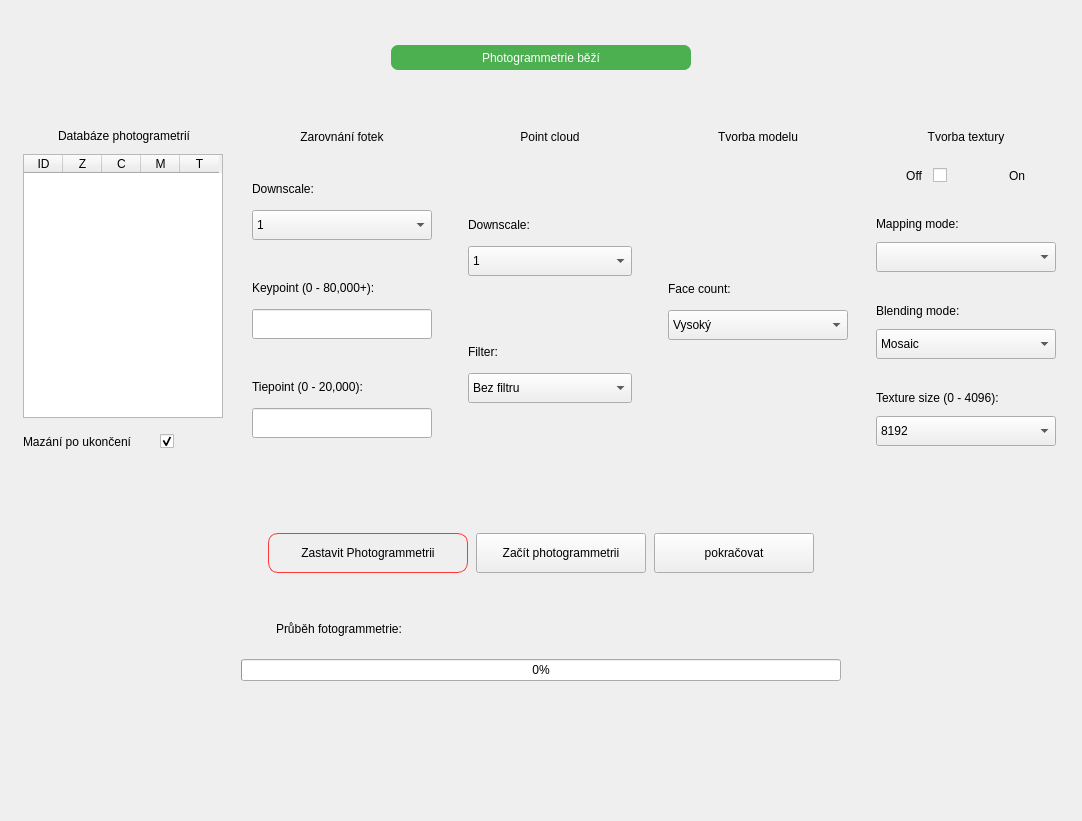
<?xml version="1.0" encoding="UTF-8"?>
<ui version="4.0">
 <class>Form</class>
 <widget class="QWidget" name="Form">
  <property name="geometry">
   <rect>
    <x>0</x>
    <y>0</y>
    <width>1082</width>
    <height>821</height>
   </rect>
  </property>
  <property name="windowTitle">
   <string>Form</string>
  </property>
  <property name="styleSheet">
   <string notr="true">QWidget{
background-color: rgb(250, 250, 250);
border-radius: 3px;
font: 11pt \&quot;Yu Gothic UI\&quot;;
}

QLineEdit {
	border: 1px solid rgb(180, 180, 180);
	border-radius: 5px;
	
}
QLineEdit:focus {
    border: 1px solid #4CAF50;
}
QPushButton {
    border-radius: 10px;
    border: 1px solid #4CAF50;
}

QPushButton:hover {
    background-color: rgb(230, 230, 230);
}

QPushButton:pressed {
    background-color: #729D1F;
}

#widget_2, #widget_3,#widget_7, #widget_13, #widget_14, #widget_15, #widget_16,  #tableWidget{
	border: 1px solid #ccc;
}

#widget_165{
background-color: #ccc;
}</string>
  </property>
  <layout class="QVBoxLayout" name="verticalLayout">
   <item>
    <widget class="QWidget" name="widget_9" native="true">
     <property name="maximumSize">
      <size>
       <width>16777215</width>
       <height>70</height>
      </size>
     </property>
     <property name="styleSheet">
      <string notr="true">QLabel {
    background-color: #4CAF50;
    border-radius: 7px;
    color: white; /* Optional: makes the text readable on red */
}
</string>
     </property>
     <layout class="QHBoxLayout" name="horizontalLayout_9">
      <item>
       <widget class="QLabel" name="photogrammetry_running_lbl">
        <property name="maximumSize">
         <size>
          <width>300</width>
          <height>25</height>
         </size>
        </property>
        <property name="text">
         <string>Photogrammetrie běží</string>
        </property>
        <property name="alignment">
         <set>Qt::AlignmentFlag::AlignCenter</set>
        </property>
       </widget>
      </item>
     </layout>
    </widget>
   </item>
   <item>
    <widget class="QWidget" name="widget_3" native="true">
     <property name="maximumSize">
      <size>
       <width>16777215</width>
       <height>360</height>
      </size>
     </property>
     <layout class="QHBoxLayout" name="horizontalLayout_4">
      <property name="leftMargin">
       <number>3</number>
      </property>
      <property name="topMargin">
       <number>3</number>
      </property>
      <property name="rightMargin">
       <number>3</number>
      </property>
      <property name="bottomMargin">
       <number>3</number>
      </property>
      <item>
       <widget class="QWidget" name="widget_7" native="true">
        <property name="maximumSize">
         <size>
          <width>220</width>
          <height>16777215</height>
         </size>
        </property>
        <layout class="QVBoxLayout" name="verticalLayout_3">
         <item>
          <widget class="QLabel" name="label_2">
           <property name="maximumSize">
            <size>
             <width>16777215</width>
             <height>25</height>
            </size>
           </property>
           <property name="text">
            <string>Databáze photogrametrií</string>
           </property>
           <property name="alignment">
            <set>Qt::AlignmentFlag::AlignCenter</set>
           </property>
          </widget>
         </item>
         <item>
          <widget class="QTableWidget" name="tableWidget">
           <property name="sizePolicy">
            <sizepolicy hsizetype="Preferred" vsizetype="Preferred">
             <horstretch>0</horstretch>
             <verstretch>0</verstretch>
            </sizepolicy>
           </property>
           <property name="maximumSize">
            <size>
             <width>200</width>
             <height>16777215</height>
            </size>
           </property>
           <attribute name="horizontalHeaderDefaultSectionSize">
            <number>39</number>
           </attribute>
           <column>
            <property name="text">
             <string>ID</string>
            </property>
           </column>
           <column>
            <property name="text">
             <string>Z</string>
            </property>
           </column>
           <column>
            <property name="text">
             <string>C</string>
            </property>
           </column>
           <column>
            <property name="text">
             <string>M</string>
            </property>
           </column>
           <column>
            <property name="text">
             <string>T</string>
            </property>
           </column>
          </widget>
         </item>
         <item>
          <widget class="QWidget" name="widget_1" native="true">
           <property name="minimumSize">
            <size>
             <width>0</width>
             <height>30</height>
            </size>
           </property>
           <property name="maximumSize">
            <size>
             <width>16777215</width>
             <height>35</height>
            </size>
           </property>
           <layout class="QHBoxLayout" name="horizontalLayout_5">
            <property name="leftMargin">
             <number>0</number>
            </property>
            <property name="topMargin">
             <number>0</number>
            </property>
            <property name="rightMargin">
             <number>0</number>
            </property>
            <property name="bottomMargin">
             <number>0</number>
            </property>
            <item>
             <widget class="QLabel" name="label_18">
              <property name="text">
               <string>Mazání po ukončení</string>
              </property>
             </widget>
            </item>
            <item>
             <widget class="AnimatedToggle" name="delete_files_chb">
              <property name="maximumSize">
               <size>
                <width>65</width>
                <height>16777215</height>
               </size>
              </property>
              <property name="text">
               <string/>
              </property>
              <property name="checked">
               <bool>true</bool>
              </property>
             </widget>
            </item>
           </layout>
          </widget>
         </item>
        </layout>
       </widget>
      </item>
      <item>
       <widget class="QWidget" name="widget_11" native="true">
        <layout class="QHBoxLayout" name="horizontalLayout_6">
         <property name="leftMargin">
          <number>1</number>
         </property>
         <property name="topMargin">
          <number>1</number>
         </property>
         <property name="rightMargin">
          <number>1</number>
         </property>
         <property name="bottomMargin">
          <number>1</number>
         </property>
         <item>
          <widget class="QWidget" name="widget_13" native="true">
           <layout class="QVBoxLayout" name="verticalLayout_4">
            <property name="leftMargin">
             <number>1</number>
            </property>
            <property name="rightMargin">
             <number>1</number>
            </property>
            <item>
             <widget class="QLabel" name="label_3">
              <property name="sizePolicy">
               <sizepolicy hsizetype="Preferred" vsizetype="Preferred">
                <horstretch>0</horstretch>
                <verstretch>0</verstretch>
               </sizepolicy>
              </property>
              <property name="maximumSize">
               <size>
                <width>16777215</width>
                <height>25</height>
               </size>
              </property>
              <property name="text">
               <string>Zarovnání fotek</string>
              </property>
              <property name="alignment">
               <set>Qt::AlignmentFlag::AlignCenter</set>
              </property>
             </widget>
            </item>
            <item>
             <widget class="QWidget" name="widget_10" native="true">
              <property name="sizePolicy">
               <sizepolicy hsizetype="Preferred" vsizetype="Preferred">
                <horstretch>0</horstretch>
                <verstretch>0</verstretch>
               </sizepolicy>
              </property>
              <layout class="QVBoxLayout" name="verticalLayout_9">
               <property name="leftMargin">
                <number>1</number>
               </property>
               <property name="topMargin">
                <number>1</number>
               </property>
               <property name="rightMargin">
                <number>1</number>
               </property>
               <property name="bottomMargin">
                <number>1</number>
               </property>
               <item>
                <widget class="QWidget" name="widget_21" native="true">
                 <property name="maximumSize">
                  <size>
                   <width>16777215</width>
                   <height>85</height>
                  </size>
                 </property>
                 <layout class="QVBoxLayout" name="verticalLayout_12">
                  <item>
                   <widget class="QLabel" name="label_9">
                    <property name="text">
                     <string>Downscale:</string>
                    </property>
                   </widget>
                  </item>
                  <item>
                   <widget class="QComboBox" name="alignment_downscale_cb">
                    <property name="maximumSize">
                     <size>
                      <width>16777215</width>
                      <height>30</height>
                     </size>
                    </property>
                    <item>
                     <property name="text">
                      <string>1</string>
                     </property>
                    </item>
                    <item>
                     <property name="text">
                      <string>2</string>
                     </property>
                    </item>
                    <item>
                     <property name="text">
                      <string>3</string>
                     </property>
                    </item>
                    <item>
                     <property name="text">
                      <string>4</string>
                     </property>
                    </item>
                   </widget>
                  </item>
                 </layout>
                </widget>
               </item>
               <item>
                <widget class="QWidget" name="widget_22" native="true">
                 <property name="maximumSize">
                  <size>
                   <width>16777215</width>
                   <height>85</height>
                  </size>
                 </property>
                 <layout class="QVBoxLayout" name="verticalLayout_13">
                  <item>
                   <widget class="QLabel" name="label_10">
                    <property name="text">
                     <string>Keypoint (0 - 80,000+):</string>
                    </property>
                   </widget>
                  </item>
                  <item>
                   <widget class="QLineEdit" name="keypoint_le">
                    <property name="sizePolicy">
                     <sizepolicy hsizetype="Preferred" vsizetype="Fixed">
                      <horstretch>0</horstretch>
                      <verstretch>0</verstretch>
                     </sizepolicy>
                    </property>
                    <property name="minimumSize">
                     <size>
                      <width>0</width>
                      <height>30</height>
                     </size>
                    </property>
                   </widget>
                  </item>
                 </layout>
                </widget>
               </item>
               <item>
                <widget class="QWidget" name="widget_23" native="true">
                 <property name="maximumSize">
                  <size>
                   <width>16777215</width>
                   <height>85</height>
                  </size>
                 </property>
                 <layout class="QVBoxLayout" name="verticalLayout_14">
                  <item>
                   <widget class="QLabel" name="label_11">
                    <property name="text">
                     <string>Tiepoint (0 - 20,000):</string>
                    </property>
                   </widget>
                  </item>
                  <item>
                   <widget class="QLineEdit" name="tiepoint_le">
                    <property name="sizePolicy">
                     <sizepolicy hsizetype="Preferred" vsizetype="Fixed">
                      <horstretch>0</horstretch>
                      <verstretch>0</verstretch>
                     </sizepolicy>
                    </property>
                    <property name="maximumSize">
                     <size>
                      <width>16777215</width>
                      <height>30</height>
                     </size>
                    </property>
                   </widget>
                  </item>
                 </layout>
                </widget>
               </item>
              </layout>
             </widget>
            </item>
           </layout>
          </widget>
         </item>
         <item>
          <widget class="QWidget" name="widget_14" native="true">
           <layout class="QVBoxLayout" name="verticalLayout_5">
            <property name="leftMargin">
             <number>1</number>
            </property>
            <property name="rightMargin">
             <number>1</number>
            </property>
            <item>
             <widget class="QLabel" name="label_4">
              <property name="maximumSize">
               <size>
                <width>16777215</width>
                <height>25</height>
               </size>
              </property>
              <property name="text">
               <string>Point cloud</string>
              </property>
              <property name="alignment">
               <set>Qt::AlignmentFlag::AlignCenter</set>
              </property>
             </widget>
            </item>
            <item>
             <widget class="QWidget" name="widget_17" native="true">
              <layout class="QVBoxLayout" name="verticalLayout_10">
               <item>
                <widget class="QWidget" name="widget_24" native="true">
                 <property name="maximumSize">
                  <size>
                   <width>16777215</width>
                   <height>85</height>
                  </size>
                 </property>
                 <layout class="QVBoxLayout" name="verticalLayout_15">
                  <item>
                   <widget class="QLabel" name="label_12">
                    <property name="text">
                     <string>Downscale:</string>
                    </property>
                   </widget>
                  </item>
                  <item>
                   <widget class="QComboBox" name="cloud_downscale_cb">
                    <property name="maximumSize">
                     <size>
                      <width>16777215</width>
                      <height>30</height>
                     </size>
                    </property>
                    <item>
                     <property name="text">
                      <string>1</string>
                     </property>
                    </item>
                    <item>
                     <property name="text">
                      <string>2</string>
                     </property>
                    </item>
                    <item>
                     <property name="text">
                      <string>3</string>
                     </property>
                    </item>
                    <item>
                     <property name="text">
                      <string>4</string>
                     </property>
                    </item>
                    <item>
                     <property name="text">
                      <string>5</string>
                     </property>
                    </item>
                    <item>
                     <property name="text">
                      <string>6</string>
                     </property>
                    </item>
                    <item>
                     <property name="text">
                      <string>7</string>
                     </property>
                    </item>
                    <item>
                     <property name="text">
                      <string>8</string>
                     </property>
                    </item>
                   </widget>
                  </item>
                 </layout>
                </widget>
               </item>
               <item>
                <widget class="QWidget" name="widget_25" native="true">
                 <property name="maximumSize">
                  <size>
                   <width>16777215</width>
                   <height>85</height>
                  </size>
                 </property>
                 <layout class="QVBoxLayout" name="verticalLayout_16">
                  <item>
                   <widget class="QLabel" name="label_13">
                    <property name="text">
                     <string>Filter:</string>
                    </property>
                   </widget>
                  </item>
                  <item>
                   <widget class="QComboBox" name="filter_cb">
                    <property name="maximumSize">
                     <size>
                      <width>16777215</width>
                      <height>30</height>
                     </size>
                    </property>
                    <item>
                     <property name="text">
                      <string>Bez filtru</string>
                     </property>
                    </item>
                    <item>
                     <property name="text">
                      <string>Střední filtr</string>
                     </property>
                    </item>
                    <item>
                     <property name="text">
                      <string>Agresivní filtr</string>
                     </property>
                    </item>
                   </widget>
                  </item>
                 </layout>
                </widget>
               </item>
              </layout>
             </widget>
            </item>
           </layout>
          </widget>
         </item>
         <item>
          <widget class="QWidget" name="widget_15" native="true">
           <layout class="QVBoxLayout" name="verticalLayout_6">
            <property name="leftMargin">
             <number>1</number>
            </property>
            <property name="rightMargin">
             <number>1</number>
            </property>
            <item>
             <widget class="QLabel" name="label_5">
              <property name="maximumSize">
               <size>
                <width>16777215</width>
                <height>25</height>
               </size>
              </property>
              <property name="text">
               <string>Tvorba modelu</string>
              </property>
              <property name="alignment">
               <set>Qt::AlignmentFlag::AlignCenter</set>
              </property>
             </widget>
            </item>
            <item>
             <widget class="QWidget" name="widget_18" native="true">
              <layout class="QVBoxLayout" name="verticalLayout_11">
               <property name="leftMargin">
                <number>1</number>
               </property>
               <property name="topMargin">
                <number>1</number>
               </property>
               <property name="rightMargin">
                <number>1</number>
               </property>
               <property name="bottomMargin">
                <number>1</number>
               </property>
               <item>
                <widget class="QWidget" name="widget_27" native="true">
                 <property name="maximumSize">
                  <size>
                   <width>16777215</width>
                   <height>85</height>
                  </size>
                 </property>
                 <layout class="QVBoxLayout" name="verticalLayout_17">
                  <item>
                   <widget class="QLabel" name="label_14">
                    <property name="text">
                     <string>Face count:</string>
                    </property>
                   </widget>
                  </item>
                  <item>
                   <widget class="QComboBox" name="face_count_cb">
                    <property name="maximumSize">
                     <size>
                      <width>16777215</width>
                      <height>30</height>
                     </size>
                    </property>
                    <item>
                     <property name="text">
                      <string>Vysoký</string>
                     </property>
                    </item>
                    <item>
                     <property name="text">
                      <string>Střední</string>
                     </property>
                    </item>
                    <item>
                     <property name="text">
                      <string>Nizký</string>
                     </property>
                    </item>
                   </widget>
                  </item>
                 </layout>
                </widget>
               </item>
              </layout>
             </widget>
            </item>
           </layout>
          </widget>
         </item>
         <item>
          <widget class="QWidget" name="widget_16" native="true">
           <layout class="QVBoxLayout" name="verticalLayout_7">
            <property name="leftMargin">
             <number>1</number>
            </property>
            <property name="rightMargin">
             <number>1</number>
            </property>
            <item>
             <widget class="QLabel" name="label_6">
              <property name="maximumSize">
               <size>
                <width>16777215</width>
                <height>25</height>
               </size>
              </property>
              <property name="text">
               <string>Tvorba textury</string>
              </property>
              <property name="alignment">
               <set>Qt::AlignmentFlag::AlignCenter</set>
              </property>
             </widget>
            </item>
            <item>
             <widget class="QWidget" name="widget_19" native="true">
              <layout class="QVBoxLayout" name="verticalLayout_8">
               <property name="leftMargin">
                <number>1</number>
               </property>
               <property name="topMargin">
                <number>1</number>
               </property>
               <property name="rightMargin">
                <number>1</number>
               </property>
               <property name="bottomMargin">
                <number>1</number>
               </property>
               <item>
                <widget class="QWidget" name="widget_20" native="true">
                 <property name="maximumSize">
                  <size>
                   <width>16777215</width>
                   <height>40</height>
                  </size>
                 </property>
                 <layout class="QHBoxLayout" name="horizontalLayout_8">
                  <property name="leftMargin">
                   <number>0</number>
                  </property>
                  <property name="topMargin">
                   <number>0</number>
                  </property>
                  <property name="rightMargin">
                   <number>0</number>
                  </property>
                  <property name="bottomMargin">
                   <number>0</number>
                  </property>
                  <item>
                   <widget class="QLabel" name="label_8">
                    <property name="maximumSize">
                     <size>
                      <width>50</width>
                      <height>16777215</height>
                     </size>
                    </property>
                    <property name="text">
                     <string>Off</string>
                    </property>
                    <property name="alignment">
                     <set>Qt::AlignmentFlag::AlignRight|Qt::AlignmentFlag::AlignTrailing|Qt::AlignmentFlag::AlignVCenter</set>
                    </property>
                   </widget>
                  </item>
                  <item>
                   <widget class="AnimatedToggle" name="texture_chb">
                    <property name="maximumSize">
                     <size>
                      <width>65</width>
                      <height>16777215</height>
                     </size>
                    </property>
                    <property name="text">
                     <string/>
                    </property>
                   </widget>
                  </item>
                  <item>
                   <widget class="QLabel" name="label_7">
                    <property name="maximumSize">
                     <size>
                      <width>50</width>
                      <height>16777215</height>
                     </size>
                    </property>
                    <property name="text">
                     <string>On</string>
                    </property>
                    <property name="alignment">
                     <set>Qt::AlignmentFlag::AlignLeading|Qt::AlignmentFlag::AlignLeft|Qt::AlignmentFlag::AlignVCenter</set>
                    </property>
                   </widget>
                  </item>
                 </layout>
                </widget>
               </item>
               <item>
                <widget class="QWidget" name="widget_28" native="true">
                 <property name="maximumSize">
                  <size>
                   <width>16777215</width>
                   <height>85</height>
                  </size>
                 </property>
                 <layout class="QVBoxLayout" name="verticalLayout_18">
                  <item>
                   <widget class="QLabel" name="label_15">
                    <property name="maximumSize">
                     <size>
                      <width>16777215</width>
                      <height>25</height>
                     </size>
                    </property>
                    <property name="text">
                     <string>Mapping mode:</string>
                    </property>
                   </widget>
                  </item>
                  <item>
                   <widget class="QComboBox" name="mapping_mode_cb">
                    <property name="maximumSize">
                     <size>
                      <width>16777215</width>
                      <height>30</height>
                     </size>
                    </property>
                   </widget>
                  </item>
                 </layout>
                </widget>
               </item>
               <item>
                <widget class="QWidget" name="widget_29" native="true">
                 <property name="maximumSize">
                  <size>
                   <width>16777215</width>
                   <height>85</height>
                  </size>
                 </property>
                 <layout class="QVBoxLayout" name="verticalLayout_19">
                  <item>
                   <widget class="QLabel" name="label_16">
                    <property name="maximumSize">
                     <size>
                      <width>16777215</width>
                      <height>25</height>
                     </size>
                    </property>
                    <property name="text">
                     <string>Blending mode:</string>
                    </property>
                   </widget>
                  </item>
                  <item>
                   <widget class="QComboBox" name="blending_mode_cb">
                    <property name="maximumSize">
                     <size>
                      <width>16777215</width>
                      <height>30</height>
                     </size>
                    </property>
                    <item>
                     <property name="text">
                      <string>Mosaic</string>
                     </property>
                    </item>
                    <item>
                     <property name="text">
                      <string>Average</string>
                     </property>
                    </item>
                   </widget>
                  </item>
                 </layout>
                </widget>
               </item>
               <item>
                <widget class="QWidget" name="widget_26" native="true">
                 <layout class="QVBoxLayout" name="verticalLayout_20">
                  <item>
                   <widget class="QLabel" name="label_17">
                    <property name="maximumSize">
                     <size>
                      <width>16777215</width>
                      <height>25</height>
                     </size>
                    </property>
                    <property name="text">
                     <string>Texture size (0 - 4096):</string>
                    </property>
                   </widget>
                  </item>
                  <item>
                   <widget class="QComboBox" name="texture_size">
                    <property name="maximumSize">
                     <size>
                      <width>16777215</width>
                      <height>30</height>
                     </size>
                    </property>
                    <item>
                     <property name="text">
                      <string>8192</string>
                     </property>
                    </item>
                    <item>
                     <property name="text">
                      <string>4096</string>
                     </property>
                    </item>
                    <item>
                     <property name="text">
                      <string>1024</string>
                     </property>
                    </item>
                   </widget>
                  </item>
                 </layout>
                </widget>
               </item>
              </layout>
             </widget>
            </item>
           </layout>
          </widget>
         </item>
        </layout>
       </widget>
      </item>
     </layout>
    </widget>
   </item>
   <item>
    <widget class="QWidget" name="widget_2" native="true">
     <property name="maximumSize">
      <size>
       <width>16777215</width>
       <height>220</height>
      </size>
     </property>
     <layout class="QVBoxLayout" name="verticalLayout_2">
      <item>
       <widget class="QWidget" name="widget_6" native="true">
        <property name="maximumSize">
         <size>
          <width>16777215</width>
          <height>150</height>
         </size>
        </property>
        <layout class="QHBoxLayout" name="horizontalLayout">
         <property name="leftMargin">
          <number>0</number>
         </property>
         <property name="topMargin">
          <number>0</number>
         </property>
         <property name="rightMargin">
          <number>0</number>
         </property>
         <property name="bottomMargin">
          <number>0</number>
         </property>
         <item>
          <widget class="QWidget" name="widget_8" native="true">
           <property name="maximumSize">
            <size>
             <width>550</width>
             <height>100</height>
            </size>
           </property>
           <layout class="QHBoxLayout" name="horizontalLayout_7">
            <property name="leftMargin">
             <number>0</number>
            </property>
            <property name="topMargin">
             <number>0</number>
            </property>
            <property name="rightMargin">
             <number>0</number>
            </property>
            <property name="bottomMargin">
             <number>0</number>
            </property>
            <item>
             <widget class="QWidget" name="widget_30" native="true">
              <property name="maximumSize">
               <size>
                <width>200</width>
                <height>16777215</height>
               </size>
              </property>
              <property name="styleSheet">
               <string notr="true">QPushButton {
    border-radius: 10px;
    border: 1px solid #FF3636;
}

QPushButton:hover {
    background-color: rgb(230, 230, 230);
}

QPushButton:pressed {
    background-color: #FF2626;
}</string>
              </property>
              <layout class="QHBoxLayout" name="horizontalLayout_10">
               <property name="leftMargin">
                <number>0</number>
               </property>
               <property name="topMargin">
                <number>0</number>
               </property>
               <property name="rightMargin">
                <number>0</number>
               </property>
               <property name="bottomMargin">
                <number>0</number>
               </property>
               <item>
                <widget class="QPushButton" name="Stop_photogrammetry_btn">
                 <property name="maximumSize">
                  <size>
                   <width>200</width>
                   <height>40</height>
                  </size>
                 </property>
                 <property name="text">
                  <string>Zastavit Photogrammetrii</string>
                 </property>
                </widget>
               </item>
              </layout>
             </widget>
            </item>
            <item>
             <widget class="QPushButton" name="start_new_phtgrm_btn">
              <property name="maximumSize">
               <size>
                <width>170</width>
                <height>40</height>
               </size>
              </property>
              <property name="text">
               <string>Začít photogrammetrii</string>
              </property>
             </widget>
            </item>
            <item>
             <widget class="QPushButton" name="continue_phtgrm_btn">
              <property name="maximumSize">
               <size>
                <width>160</width>
                <height>40</height>
               </size>
              </property>
              <property name="text">
               <string>pokračovat</string>
              </property>
             </widget>
            </item>
           </layout>
          </widget>
         </item>
        </layout>
       </widget>
      </item>
      <item>
       <widget class="QWidget" name="widget_5" native="true">
        <property name="maximumSize">
         <size>
          <width>16777215</width>
          <height>30</height>
         </size>
        </property>
        <layout class="QHBoxLayout" name="horizontalLayout_2">
         <property name="leftMargin">
          <number>0</number>
         </property>
         <property name="topMargin">
          <number>0</number>
         </property>
         <property name="rightMargin">
          <number>0</number>
         </property>
         <property name="bottomMargin">
          <number>0</number>
         </property>
         <item>
          <widget class="QWidget" name="widget" native="true">
           <property name="maximumSize">
            <size>
             <width>250</width>
             <height>16777215</height>
            </size>
           </property>
          </widget>
         </item>
         <item>
          <widget class="QLabel" name="label">
           <property name="maximumSize">
            <size>
             <width>164</width>
             <height>30</height>
            </size>
           </property>
           <property name="text">
            <string>Průběh fotogrammetrie:</string>
           </property>
          </widget>
         </item>
         <item>
          <widget class="QLabel" name="progress_lbl">
           <property name="text">
            <string/>
           </property>
          </widget>
         </item>
        </layout>
       </widget>
      </item>
      <item>
       <widget class="QWidget" name="widget_4" native="true">
        <property name="maximumSize">
         <size>
          <width>16777215</width>
          <height>50</height>
         </size>
        </property>
        <layout class="QHBoxLayout" name="horizontalLayout_3">
         <property name="topMargin">
          <number>0</number>
         </property>
         <item>
          <widget class="QProgressBar" name="progressBar">
           <property name="maximumSize">
            <size>
             <width>600</width>
             <height>16777215</height>
            </size>
           </property>
           <property name="value">
            <number>0</number>
           </property>
           <property name="alignment">
            <set>Qt::AlignmentFlag::AlignCenter</set>
           </property>
           <property name="textVisible">
            <bool>true</bool>
           </property>
           <property name="invertedAppearance">
            <bool>false</bool>
           </property>
          </widget>
         </item>
        </layout>
       </widget>
      </item>
     </layout>
    </widget>
   </item>
   <item>
    <widget class="QWidget" name="widget_12" native="true">
     <property name="maximumSize">
      <size>
       <width>16777215</width>
       <height>70</height>
      </size>
     </property>
    </widget>
   </item>
  </layout>
 </widget>
 <customwidgets>
  <customwidget>
   <class>AnimatedToggle</class>
   <extends>QCheckBox</extends>
   <header location="global">Gui.Custom_widgets.toggle</header>
  </customwidget>
 </customwidgets>
 <resources/>
 <connections/>
</ui>
